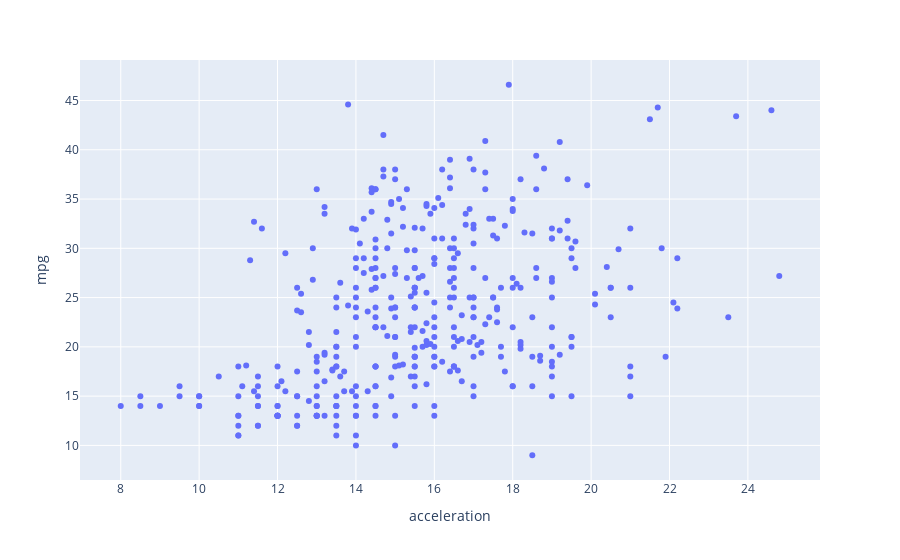

Source (notebook cell):
### Code cell
px.scatter(df,x = "acceleration",y = "mpg")

### Figure 1 — Plotly figure (JSON) as saved in the notebook; plotly's stock layout.template omitted (floating-point values rounded to 4 significant figures; data arrays with more than 128 entries replaced by an {"elided": "..."} marker saying what was removed)
{"data": [{"hovertemplate": "acceleration=%{x}<br>mpg=%{y}<extra></extra>", "legendgroup": "", "marker": {"color": "#636efa", "symbol": "circle"}, "mode": "markers", "name": "", "orientation": "v", "showlegend": false, "type": "scatter", "x": {"elided": "398 float values"}, "xaxis": "x", "y": {"elided": "398 float values"}, "yaxis": "y"}], "layout": {"legend": {"tracegroupgap": 0}, "margin": {"t": 60}, "xaxis": {"anchor": "y", "domain": [0, 1], "title": {"text": "acceleration"}}, "yaxis": {"anchor": "x", "domain": [0, 1], "title": {"text": "mpg"}}}}
